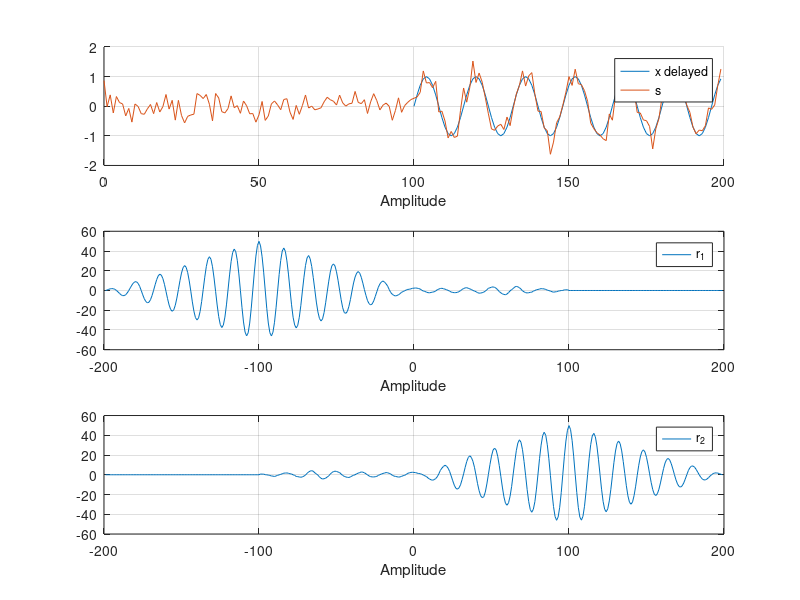

The MATLAB script that drew this image:
%% TARGET
% Perform the cross-correlation between s[n] and x[n] using Matlab
% * x[n] = sin(2*pi*Fc*n*Ts);
% * w[n] = 0.25*randn(...);
% * s[n] = x[n-100] + w[n];
% 
% The parameters are:
% * Fc =  1 [kHz]
% * Fs = 16 [kHz]
%
% *Suggestions*
%   1) The cross-correlation function is:
%      r_xy        = xcorr(x,y);
%      [r_xy, lag] = xcorr(x,y);
%

%% Clear everything
clc;        % 'clc' cleras all the text from the Command Window
clear;      % 'clear' removes all variables from the current workspace
close all;  % 'close all' deletes all figures whose handles are not hidden.

%% Parameters
Fs = 1e6;
Ts = 1/Fs;
Fc = Fs/16;
len = 100;

%% Exercise
n = 0:len-1;
ns = 0:(len+100)-1;

% Signal
x = sin(2*pi*Fc*n*Ts);
s = [zeros(1,100), x];
s = s + 0.25 * randn(1, length(s));

% Cross-correlation
[r1, lag1] = xcorr(x,s);
[r2, lag2] = xcorr(s,x);

%% Figure
figure
subplot(3,1,1)
    hold on
    plot(n+100,x)
    plot(ns,s)
    hold off
    grid on
    legend('x delayed','s')
    xlabel('Samples')
    xlabel('Amplitude')
subplot(3,1,2)
    plot(lag1, r1)
    grid on
    legend('r_1')
    xlabel('Samples')
    xlabel('Amplitude')
subplot(3,1,3)
    plot(lag2,r2)
    grid on
    legend('r_2')
    xlabel('Lag')
    xlabel('Amplitude')
